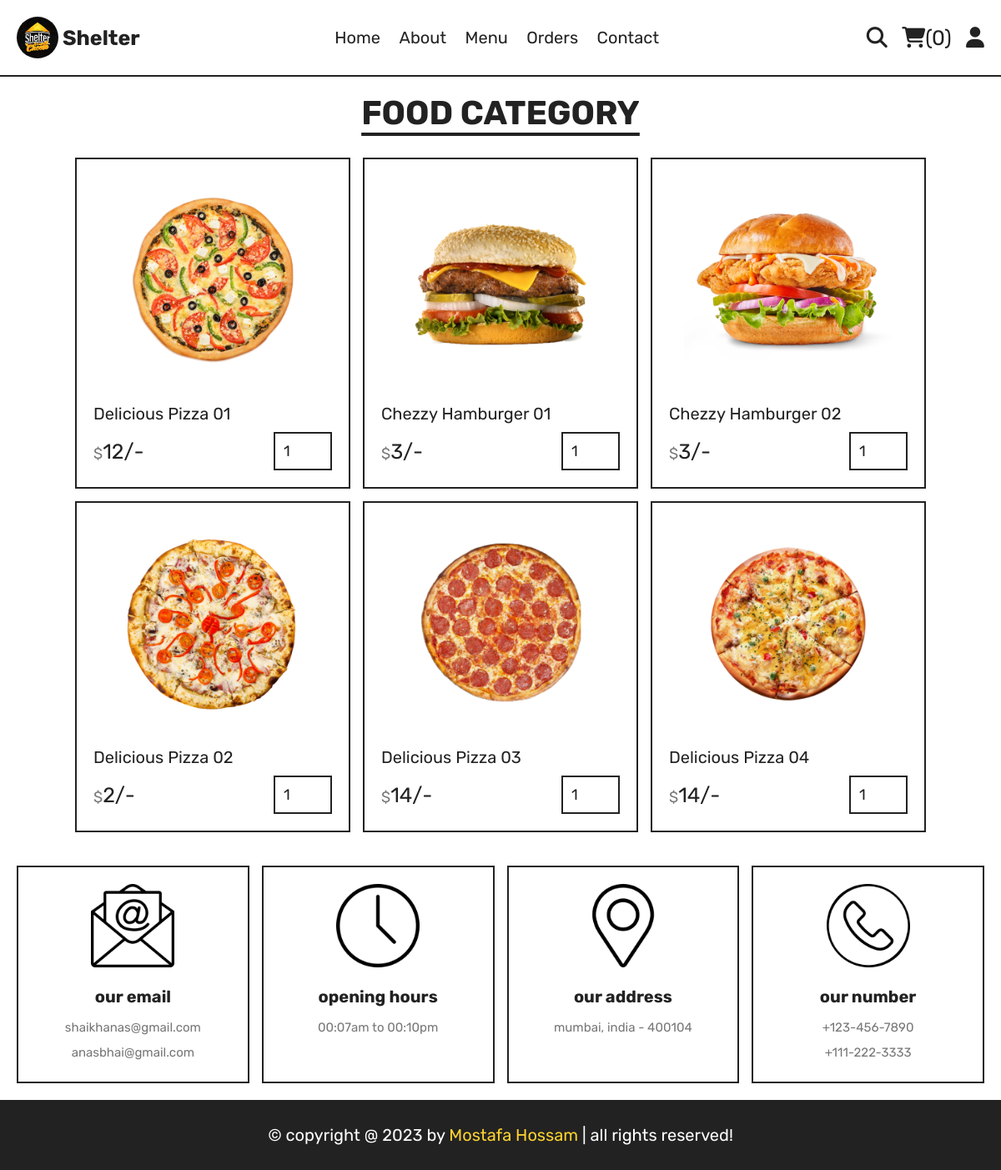
/category.php?category=fast food, run on the app's committed database.
### tables this page shows
CREATE TABLE `products` (
  `product_id` int(11) NOT NULL,
  `product_name` varchar(100) NOT NULL,
  `product_category` varchar(100) NOT NULL,
  `product_price` int(11) NOT NULL,
  `product_img` varchar(200) NOT NULL
);

### components/function.php (called while the page is built, shortened)
<?php
function getAllDate($table, $col = '', $value = '')
{
    global $connection;
    $condition = '';
    if ($value != '' && $col != '') {
        $condition = "WHERE `$col`='$value'";
    }
    $data = $connection->query("SELECT * FROM `$table` $condition");
    $data = $data->fetchAll(PDO::FETCH_ASSOC);
    return $data;
}
function countOfElement($table, $col = '', $value = '')
{
    global $connection;
    $condition = '';
    if ($value != '' && $col != '') {
        $condition = "WHERE `$col`='$value'";
    }
    $count = $connection->query("SELECT * FROM `$table` $condition");
    return $count->rowCount();
}

### category.php (the view, shortened to what this page needs)
<?php
include_once("components/connection.php");
include_once("components/function.php");
if (isset($_GET['category'])) {
   $category_name = $_GET['category'];
   $all_products_category = getAllDate('products', 'product_category', $category_name);
   $count_ele = countOfElement('products', 'product_category', $category_name);
} else {
   header('location: index.php');
   exit();
}
?>
<?php include_once("components/user_navbar.php"); ?>
<section class="products">
    <h1 class="title">food category</h1>
    <div class="box-container">
        <?php
      if ($count_ele > 0) {
         foreach ($all_products_category as $product) {
      ?>
        <form action="" method="post" class="box">
            <img src="uploaded_img2/<?= $product['product_img']; ?>" alt="">
            <div class="name"><?= $product['product_name']; ?></div>
            <div class="flex">
                <div class="price"><span>$</span><?= $product['product_price']; ?>/-</div>
                <input type="number" name="qty" class="qty" min="1" max="99" value="1" maxlength="2">
            </div>
        </form>
        <?php
         }
      } else {
         echo '<p class="empty">no products added yet!</p>';
      }
      ?>
    </div>
</section>
<?php
include_once("components/user_footer.php");
?>

### css/style.css (style rules this page uses)
:root { --yellow: #fed330; --red: #e74c3c; --white: #fff; --black: #222; --light-color: #777; --border: 0.2rem solid var(--black); }
* { font-family: "Rubik", sans-serif; margin: 0; padding: 0; box-sizing: border-box; outline: none; border: none; text-decoration: none; transition: 0.2s linear; }
html { font-size: 62.5%; overflow-x: hidden; scroll-behavior: smooth; scroll-padding-top: 8rem; }
section { max-width: 1200px; margin: 0 auto; padding: 2rem; }
.title { text-align: center; margin-bottom: 3rem; font-size: 4rem; color: var(--black); text-transform: uppercase; text-decoration: underline; text-underline-offset: 1rem; }
.products .box-container { display: grid; grid-template-columns: repeat(auto-fit, 33rem); gap: 1.5rem; align-items: flex-start; justify-content: center; }
.products .box-container .box { position: relative; border: var(--border); padding: 2rem; overflow: hidden; }
.products .box-container .box img { height: 25rem; width: 100%; object-fit: contain; margin-bottom: 1rem; }
.products .box-container .box .name { font-size: 2rem; margin: 1rem 0; color: var(--black); text-transform: capitalize; }
.products .box-container .box .flex { display: flex; align-items: center; gap: 1rem; }
.products .box-container .box .flex .price { margin-right: auto; font-size: 2.5rem; color: var(--black); }
.products .box-container .box .flex .price span { font-size: 1.8rem; color: var(--light-color); }
.products .box-container .box .flex .qty { padding: 1rem; font-size: 1.8rem; border: var(--border); color: var(--black); width: 7rem; }

### data on the page
products: product_img (picture), product_name "Delicious Pizza 01", product_price "12"
products: product_img (picture), product_name "Chezzy Hamburger 01", product_price "3"
products: product_img (picture), product_name "Chezzy Hamburger 02", product_price "3"
products: product_img (picture), product_name "Delicious Pizza 02", product_price "2"
products: product_img (picture), product_name "Delicious Pizza 03", product_price "14"
products: product_img (picture), product_name "Delicious Pizza 04", product_price "14"

### other printed values
$count_product_in_cart "0"
date_format(date_create(), 'Y') "2023"
